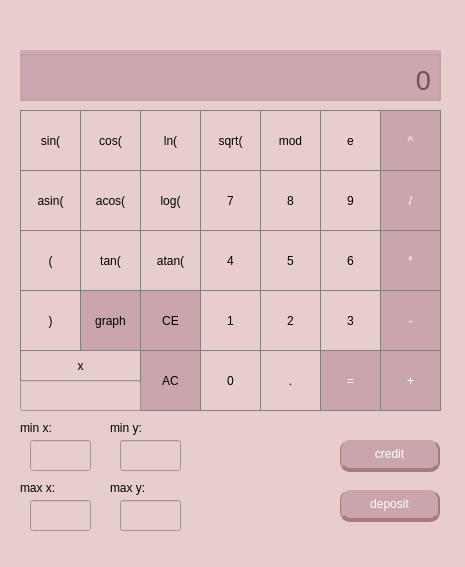
<?xml version="1.0" encoding="UTF-8"?>
<ui version="4.0">
 <class>MainWindow</class>
 <widget class="QMainWindow" name="MainWindow">
  <property name="geometry">
   <rect>
    <x>0</x>
    <y>0</y>
    <width>465</width>
    <height>567</height>
   </rect>
  </property>
  <property name="windowTitle">
   <string>MainWindow</string>
  </property>
  <property name="styleSheet">
   <string notr="true">background-color: rgb(231, 206, 205);</string>
  </property>
  <widget class="QWidget" name="centralwidget">
   <widget class="QPushButton" name="pushButton_7">
    <property name="geometry">
     <rect>
      <x>200</x>
      <y>170</y>
      <width>61</width>
      <height>61</height>
     </rect>
    </property>
    <property name="styleSheet">
     <string notr="true">QPushButton {
	border: 1px solid gray;
}

QPushButton:pressed {
	background-color: qlineargradient(x1: 0, y1: 0, x2: 0, y2: 1,
								stop: 0 #dadbde, stop: 1 #f6f7fa);
}</string>
    </property>
    <property name="text">
     <string>7</string>
    </property>
   </widget>
   <widget class="QPushButton" name="pushButton_8">
    <property name="geometry">
     <rect>
      <x>260</x>
      <y>170</y>
      <width>61</width>
      <height>61</height>
     </rect>
    </property>
    <property name="styleSheet">
     <string notr="true">QPushButton {
	border: 1px solid gray;
}

QPushButton:pressed {
	background-color: qlineargradient(x1: 0, y1: 0, x2: 0, y2: 1,
								stop: 0 #dadbde, stop: 1 #f6f7fa);
}</string>
    </property>
    <property name="text">
     <string>8</string>
    </property>
   </widget>
   <widget class="QPushButton" name="pushButton_9">
    <property name="geometry">
     <rect>
      <x>320</x>
      <y>170</y>
      <width>61</width>
      <height>61</height>
     </rect>
    </property>
    <property name="styleSheet">
     <string notr="true">QPushButton {
	border: 1px solid gray;
}

QPushButton:pressed {
	background-color: qlineargradient(x1: 0, y1: 0, x2: 0, y2: 1,
								stop: 0 #dadbde, stop: 1 #f6f7fa);
}</string>
    </property>
    <property name="text">
     <string>9</string>
    </property>
   </widget>
   <widget class="QPushButton" name="pushButton_4">
    <property name="geometry">
     <rect>
      <x>200</x>
      <y>230</y>
      <width>61</width>
      <height>61</height>
     </rect>
    </property>
    <property name="styleSheet">
     <string notr="true">QPushButton {
	border: 1px solid gray;
}

QPushButton:pressed {
	background-color: qlineargradient(x1: 0, y1: 0, x2: 0, y2: 1,
								stop: 0 #dadbde, stop: 1 #f6f7fa);
}</string>
    </property>
    <property name="text">
     <string>4</string>
    </property>
   </widget>
   <widget class="QPushButton" name="pushButton_5">
    <property name="geometry">
     <rect>
      <x>260</x>
      <y>230</y>
      <width>61</width>
      <height>61</height>
     </rect>
    </property>
    <property name="styleSheet">
     <string notr="true">QPushButton {
	border: 1px solid gray;
}

QPushButton:pressed {
	background-color: qlineargradient(x1: 0, y1: 0, x2: 0, y2: 1,
								stop: 0 #dadbde, stop: 1 #f6f7fa);
}</string>
    </property>
    <property name="text">
     <string>5</string>
    </property>
   </widget>
   <widget class="QPushButton" name="pushButton_6">
    <property name="geometry">
     <rect>
      <x>320</x>
      <y>230</y>
      <width>61</width>
      <height>61</height>
     </rect>
    </property>
    <property name="styleSheet">
     <string notr="true">QPushButton {
	border: 1px solid gray;
}

QPushButton:pressed {
	background-color: qlineargradient(x1: 0, y1: 0, x2: 0, y2: 1,
								stop: 0 #dadbde, stop: 1 #f6f7fa);
}</string>
    </property>
    <property name="text">
     <string>6</string>
    </property>
   </widget>
   <widget class="QPushButton" name="pushButton_1">
    <property name="geometry">
     <rect>
      <x>200</x>
      <y>290</y>
      <width>61</width>
      <height>61</height>
     </rect>
    </property>
    <property name="styleSheet">
     <string notr="true">QPushButton {
	border: 1px solid gray;
}

QPushButton:pressed {
	background-color: qlineargradient(x1: 0, y1: 0, x2: 0, y2: 1,
								stop: 0 #dadbde, stop: 1 #f6f7fa);
}</string>
    </property>
    <property name="text">
     <string>1</string>
    </property>
   </widget>
   <widget class="QPushButton" name="pushButton_2">
    <property name="geometry">
     <rect>
      <x>260</x>
      <y>290</y>
      <width>61</width>
      <height>61</height>
     </rect>
    </property>
    <property name="styleSheet">
     <string notr="true">QPushButton {
	border: 1px solid gray;
}

QPushButton:pressed {
	background-color: qlineargradient(x1: 0, y1: 0, x2: 0, y2: 1,
								stop: 0 #dadbde, stop: 1 #f6f7fa);
}</string>
    </property>
    <property name="text">
     <string>2</string>
    </property>
   </widget>
   <widget class="QPushButton" name="pushButton_3">
    <property name="geometry">
     <rect>
      <x>320</x>
      <y>290</y>
      <width>61</width>
      <height>61</height>
     </rect>
    </property>
    <property name="styleSheet">
     <string notr="true">QPushButton {
	border: 1px solid gray;
}

QPushButton:pressed {
	background-color: qlineargradient(x1: 0, y1: 0, x2: 0, y2: 1,
								stop: 0 #dadbde, stop: 1 #f6f7fa);
}</string>
    </property>
    <property name="text">
     <string>3</string>
    </property>
   </widget>
   <widget class="QPushButton" name="pushButton_0">
    <property name="geometry">
     <rect>
      <x>200</x>
      <y>350</y>
      <width>61</width>
      <height>61</height>
     </rect>
    </property>
    <property name="styleSheet">
     <string notr="true">QPushButton {
	border: 1px solid gray;
}

QPushButton:pressed {
	background-color: qlineargradient(x1: 0, y1: 0, x2: 0, y2: 1,
								stop: 0 #dadbde, stop: 1 #f6f7fa);
}</string>
    </property>
    <property name="text">
     <string>0</string>
    </property>
   </widget>
   <widget class="QPushButton" name="pushButton_dot">
    <property name="geometry">
     <rect>
      <x>260</x>
      <y>350</y>
      <width>61</width>
      <height>61</height>
     </rect>
    </property>
    <property name="styleSheet">
     <string notr="true">QPushButton {
	border: 1px solid gray;
}

QPushButton:pressed {
	background-color: qlineargradient(x1: 0, y1: 0, x2: 0, y2: 1,
								stop: 0 #dadbde, stop: 1 #f6f7fa);
}</string>
    </property>
    <property name="text">
     <string>.</string>
    </property>
   </widget>
   <widget class="QPushButton" name="pushButton_equal">
    <property name="geometry">
     <rect>
      <x>320</x>
      <y>350</y>
      <width>61</width>
      <height>61</height>
     </rect>
    </property>
    <property name="styleSheet">
     <string notr="true">QPushButton {
	background-color: rgb(203, 165, 172);
	color: white;
	border: 1px solid gray;
}

QPushButton:pressed {
	background-color: qlineargradient(x1: 0, y1: 0, x2: 0, y2: 1,
								stop: 0 #FF7832, stop: 1 #FF9739);
}</string>
    </property>
    <property name="text">
     <string>=</string>
    </property>
   </widget>
   <widget class="QPushButton" name="pushButton_div">
    <property name="geometry">
     <rect>
      <x>380</x>
      <y>170</y>
      <width>61</width>
      <height>61</height>
     </rect>
    </property>
    <property name="styleSheet">
     <string notr="true">QPushButton {
	background-color: rgb(203, 165, 172);
	color: white;
	border: 1px solid gray;
}

QPushButton:pressed {
	background-color: qlineargradient(x1: 0, y1: 0, x2: 0, y2: 1,
								stop: 0 #FF7832, stop: 1 #FF9739);
}</string>
    </property>
    <property name="text">
     <string>/</string>
    </property>
   </widget>
   <widget class="QPushButton" name="pushButton_mul">
    <property name="geometry">
     <rect>
      <x>380</x>
      <y>230</y>
      <width>61</width>
      <height>61</height>
     </rect>
    </property>
    <property name="styleSheet">
     <string notr="true">QPushButton {
	 background-color: rgb(203, 165, 172);
	color: white;
	border: 1px solid gray;
}

QPushButton:pressed {
	background-color: qlineargradient(x1: 0, y1: 0, x2: 0, y2: 1,
								stop: 0 #FF7832, stop: 1 #FF9739);
}</string>
    </property>
    <property name="text">
     <string>*</string>
    </property>
   </widget>
   <widget class="QPushButton" name="pushButton_plus">
    <property name="geometry">
     <rect>
      <x>380</x>
      <y>350</y>
      <width>61</width>
      <height>61</height>
     </rect>
    </property>
    <property name="styleSheet">
     <string notr="true">QPushButton {
	background-color: rgb(203, 165, 172);
	color: white;
	border: 1px solid gray;
}

QPushButton:pressed {
	background-color: qlineargradient(x1: 0, y1: 0, x2: 0, y2: 1,
								stop: 0 #FF7832, stop: 1 #FF9739);
}</string>
    </property>
    <property name="text">
     <string>+</string>
    </property>
   </widget>
   <widget class="QPushButton" name="pushButton_minus">
    <property name="geometry">
     <rect>
      <x>380</x>
      <y>290</y>
      <width>61</width>
      <height>61</height>
     </rect>
    </property>
    <property name="styleSheet">
     <string notr="true">QPushButton {
    background-color: rgb(203, 165, 172);
	color: white;
	border: 1px solid gray;
}

QPushButton:pressed {
	background-color: qlineargradient(x1: 0, y1: 0, x2: 0, y2: 1,
								stop: 0 #FF7832, stop: 1 #FF9739);
}</string>
    </property>
    <property name="text">
     <string>-</string>
    </property>
   </widget>
   <widget class="QPushButton" name="pushButton_AC">
    <property name="geometry">
     <rect>
      <x>140</x>
      <y>350</y>
      <width>61</width>
      <height>61</height>
     </rect>
    </property>
    <property name="styleSheet">
     <string notr="true">QPushButton {
	border: 1px solid gray;
background-color: rgb(203, 165, 172);
}

QPushButton:pressed {
	background-color: qlineargradient(x1: 0, y1: 0, x2: 0, y2: 1,
								stop: 0 #dadbde, stop: 1 #f6f7fa);
}</string>
    </property>
    <property name="text">
     <string>AC</string>
    </property>
   </widget>
   <widget class="QPushButton" name="pushButton_cos">
    <property name="geometry">
     <rect>
      <x>80</x>
      <y>110</y>
      <width>61</width>
      <height>61</height>
     </rect>
    </property>
    <property name="styleSheet">
     <string notr="true">QPushButton {
	border: 1px solid gray;
}

QPushButton:pressed {
	background-color: qlineargradient(x1: 0, y1: 0, x2: 0, y2: 1,
								stop: 0 #dadbde, stop: 1 #f6f7fa);
}</string>
    </property>
    <property name="text">
     <string>cos(</string>
    </property>
   </widget>
   <widget class="QPushButton" name="pushButton_tan">
    <property name="geometry">
     <rect>
      <x>80</x>
      <y>230</y>
      <width>61</width>
      <height>61</height>
     </rect>
    </property>
    <property name="styleSheet">
     <string notr="true">QPushButton {
	border: 1px solid gray;
}

QPushButton:pressed {
	background-color: qlineargradient(x1: 0, y1: 0, x2: 0, y2: 1,
								stop: 0 #dadbde, stop: 1 #f6f7fa);
}</string>
    </property>
    <property name="text">
     <string>tan(</string>
    </property>
   </widget>
   <widget class="QPushButton" name="pushButton_acos">
    <property name="geometry">
     <rect>
      <x>80</x>
      <y>170</y>
      <width>61</width>
      <height>61</height>
     </rect>
    </property>
    <property name="styleSheet">
     <string notr="true">QPushButton {
	border: 1px solid gray;
}

QPushButton:pressed {
	background-color: qlineargradient(x1: 0, y1: 0, x2: 0, y2: 1,
								stop: 0 #dadbde, stop: 1 #f6f7fa);
}</string>
    </property>
    <property name="text">
     <string>acos(</string>
    </property>
   </widget>
   <widget class="QPushButton" name="pushButton_asin">
    <property name="geometry">
     <rect>
      <x>20</x>
      <y>170</y>
      <width>61</width>
      <height>61</height>
     </rect>
    </property>
    <property name="sizePolicy">
     <sizepolicy hsizetype="Minimum" vsizetype="Preferred">
      <horstretch>0</horstretch>
      <verstretch>0</verstretch>
     </sizepolicy>
    </property>
    <property name="styleSheet">
     <string notr="true">QPushButton {
	border: 1px solid gray;
}

QPushButton:pressed {
	background-color: qlineargradient(x1: 0, y1: 0, x2: 0, y2: 1,
								stop: 0 #dadbde, stop: 1 #f6f7fa);
}</string>
    </property>
    <property name="text">
     <string>asin(</string>
    </property>
   </widget>
   <widget class="QPushButton" name="pushButton_atan">
    <property name="geometry">
     <rect>
      <x>140</x>
      <y>230</y>
      <width>61</width>
      <height>61</height>
     </rect>
    </property>
    <property name="styleSheet">
     <string notr="true">QPushButton {
	border: 1px solid gray;
}

QPushButton:pressed {
	background-color: qlineargradient(x1: 0, y1: 0, x2: 0, y2: 1,
								stop: 0 #dadbde, stop: 1 #f6f7fa);
}</string>
    </property>
    <property name="text">
     <string>atan(</string>
    </property>
   </widget>
   <widget class="QPushButton" name="pushButton_sqrt">
    <property name="geometry">
     <rect>
      <x>200</x>
      <y>110</y>
      <width>61</width>
      <height>61</height>
     </rect>
    </property>
    <property name="styleSheet">
     <string notr="true">QPushButton {
	border: 1px solid gray;
}

QPushButton:pressed {
	background-color: qlineargradient(x1: 0, y1: 0, x2: 0, y2: 1,
								stop: 0 #dadbde, stop: 1 #f6f7fa);
}</string>
    </property>
    <property name="text">
     <string>sqrt(</string>
    </property>
   </widget>
   <widget class="QPushButton" name="pushButton_ln">
    <property name="geometry">
     <rect>
      <x>140</x>
      <y>110</y>
      <width>61</width>
      <height>61</height>
     </rect>
    </property>
    <property name="styleSheet">
     <string notr="true">QPushButton {
	border: 1px solid gray;
}

QPushButton:pressed {
	background-color: qlineargradient(x1: 0, y1: 0, x2: 0, y2: 1,
								stop: 0 #dadbde, stop: 1 #f6f7fa);
}</string>
    </property>
    <property name="text">
     <string>ln(</string>
    </property>
   </widget>
   <widget class="QPushButton" name="pushButton_log">
    <property name="geometry">
     <rect>
      <x>140</x>
      <y>170</y>
      <width>61</width>
      <height>61</height>
     </rect>
    </property>
    <property name="styleSheet">
     <string notr="true">QPushButton {
	border: 1px solid gray;
}

QPushButton:pressed {
	background-color: qlineargradient(x1: 0, y1: 0, x2: 0, y2: 1,
								stop: 0 #dadbde, stop: 1 #f6f7fa);
}</string>
    </property>
    <property name="text">
     <string>log(</string>
    </property>
   </widget>
   <widget class="QPushButton" name="pushButton_mod">
    <property name="geometry">
     <rect>
      <x>260</x>
      <y>110</y>
      <width>61</width>
      <height>61</height>
     </rect>
    </property>
    <property name="styleSheet">
     <string notr="true">QPushButton {
	border: 1px solid gray;
}

QPushButton:pressed {
	background-color: qlineargradient(x1: 0, y1: 0, x2: 0, y2: 1,
								stop: 0 #dadbde, stop: 1 #f6f7fa);
}</string>
    </property>
    <property name="text">
     <string>mod</string>
    </property>
   </widget>
   <widget class="QLabel" name="result_show">
    <property name="geometry">
     <rect>
      <x>30</x>
      <y>60</y>
      <width>401</width>
      <height>41</height>
     </rect>
    </property>
    <property name="font">
     <font>
      <pointsize>20</pointsize>
     </font>
    </property>
    <property name="styleSheet">
     <string notr="true"/>
    </property>
    <property name="frameShape">
     <enum>QFrame::NoFrame</enum>
    </property>
    <property name="text">
     <string>0</string>
    </property>
    <property name="alignment">
     <set>Qt::AlignRight|Qt::AlignTrailing|Qt::AlignVCenter</set>
    </property>
   </widget>
   <widget class="QPushButton" name="pushButton_sin">
    <property name="geometry">
     <rect>
      <x>20</x>
      <y>110</y>
      <width>61</width>
      <height>61</height>
     </rect>
    </property>
    <property name="styleSheet">
     <string notr="true">QPushButton {
	border: 1px solid gray;
}

QPushButton:pressed {
	background-color: qlineargradient(x1: 0, y1: 0, x2: 0, y2: 1,
								stop: 0 #dadbde, stop: 1 #f6f7fa);
}</string>
    </property>
    <property name="text">
     <string>sin(</string>
    </property>
   </widget>
   <widget class="QPushButton" name="pushButton_left_bracket">
    <property name="geometry">
     <rect>
      <x>20</x>
      <y>230</y>
      <width>61</width>
      <height>61</height>
     </rect>
    </property>
    <property name="styleSheet">
     <string notr="true">QPushButton {
	border: 1px solid gray;
}

QPushButton:pressed {
	background-color: qlineargradient(x1: 0, y1: 0, x2: 0, y2: 1,
								stop: 0 #dadbde, stop: 1 #f6f7fa);
}</string>
    </property>
    <property name="text">
     <string>(</string>
    </property>
   </widget>
   <widget class="QPushButton" name="pushButton_right_bracket">
    <property name="geometry">
     <rect>
      <x>20</x>
      <y>290</y>
      <width>61</width>
      <height>61</height>
     </rect>
    </property>
    <property name="styleSheet">
     <string notr="true">QPushButton {
	border: 1px solid gray;
}

QPushButton:pressed {
	background-color: qlineargradient(x1: 0, y1: 0, x2: 0, y2: 1,
								stop: 0 #dadbde, stop: 1 #f6f7fa);
}</string>
    </property>
    <property name="text">
     <string>)</string>
    </property>
   </widget>
   <widget class="QPushButton" name="pushButton_x">
    <property name="geometry">
     <rect>
      <x>20</x>
      <y>350</y>
      <width>121</width>
      <height>31</height>
     </rect>
    </property>
    <property name="styleSheet">
     <string notr="true">QPushButton {
	border: 1px solid gray;
}

QPushButton:pressed {
	background-color: qlineargradient(x1: 0, y1: 0, x2: 0, y2: 1,
								stop: 0 #dadbde, stop: 1 #f6f7fa);
}</string>
    </property>
    <property name="text">
     <string>x</string>
    </property>
   </widget>
   <widget class="QPushButton" name="pushButton_graph">
    <property name="geometry">
     <rect>
      <x>80</x>
      <y>290</y>
      <width>61</width>
      <height>61</height>
     </rect>
    </property>
    <property name="styleSheet">
     <string notr="true">QPushButton {
	border: 1px solid gray;
	
	background-color: rgb(203, 165, 172);
}

QPushButton:pressed {
	background-color: qlineargradient(x1: 0, y1: 0, x2: 0, y2: 1,
								stop: 0 #dadbde, stop: 1 #f6f7fa);
}</string>
    </property>
    <property name="text">
     <string>graph</string>
    </property>
    <property name="checkable">
     <bool>true</bool>
    </property>
   </widget>
   <widget class="QLineEdit" name="x_value">
    <property name="geometry">
     <rect>
      <x>20</x>
      <y>380</y>
      <width>121</width>
      <height>31</height>
     </rect>
    </property>
    <property name="styleSheet">
     <string notr="true">border-color: rgb(0, 0, 0);</string>
    </property>
   </widget>
   <widget class="QPushButton" name="pushButton_power">
    <property name="geometry">
     <rect>
      <x>380</x>
      <y>110</y>
      <width>61</width>
      <height>61</height>
     </rect>
    </property>
    <property name="styleSheet">
     <string notr="true">QPushButton {
	background-color: rgb(203, 165, 172);
	color: white;
	border: 1px solid gray;
}

QPushButton:pressed {
	background-color: qlineargradient(x1: 0, y1: 0, x2: 0, y2: 1,
								stop: 0 #FF7832, stop: 1 #FF9739);
}</string>
    </property>
    <property name="text">
     <string>^</string>
    </property>
   </widget>
   <widget class="QPushButton" name="pushButton_CE">
    <property name="geometry">
     <rect>
      <x>140</x>
      <y>290</y>
      <width>61</width>
      <height>61</height>
     </rect>
    </property>
    <property name="styleSheet">
     <string notr="true">QPushButton {
	border: 1px solid gray;
background-color: rgb(203, 165, 172);
}

QPushButton:pressed {
	background-color: qlineargradient(x1: 0, y1: 0, x2: 0, y2: 1,
								stop: 0 #dadbde, stop: 1 #f6f7fa);
}</string>
    </property>
    <property name="text">
     <string>CE</string>
    </property>
   </widget>
   <widget class="QLineEdit" name="min_x">
    <property name="geometry">
     <rect>
      <x>30</x>
      <y>440</y>
      <width>61</width>
      <height>31</height>
     </rect>
    </property>
   </widget>
   <widget class="QLabel" name="label">
    <property name="geometry">
     <rect>
      <x>20</x>
      <y>420</y>
      <width>41</width>
      <height>16</height>
     </rect>
    </property>
    <property name="text">
     <string>min x:</string>
    </property>
   </widget>
   <widget class="QLabel" name="label_2">
    <property name="geometry">
     <rect>
      <x>20</x>
      <y>480</y>
      <width>58</width>
      <height>16</height>
     </rect>
    </property>
    <property name="text">
     <string>max x:</string>
    </property>
   </widget>
   <widget class="QLineEdit" name="max_x">
    <property name="geometry">
     <rect>
      <x>30</x>
      <y>500</y>
      <width>61</width>
      <height>31</height>
     </rect>
    </property>
   </widget>
   <widget class="QLabel" name="label_3">
    <property name="geometry">
     <rect>
      <x>110</x>
      <y>420</y>
      <width>58</width>
      <height>16</height>
     </rect>
    </property>
    <property name="text">
     <string>min y:</string>
    </property>
   </widget>
   <widget class="QLineEdit" name="min_y">
    <property name="geometry">
     <rect>
      <x>120</x>
      <y>440</y>
      <width>61</width>
      <height>31</height>
     </rect>
    </property>
   </widget>
   <widget class="QLabel" name="label_4">
    <property name="geometry">
     <rect>
      <x>110</x>
      <y>480</y>
      <width>58</width>
      <height>16</height>
     </rect>
    </property>
    <property name="text">
     <string>max y:</string>
    </property>
   </widget>
   <widget class="QLineEdit" name="max_y">
    <property name="geometry">
     <rect>
      <x>120</x>
      <y>500</y>
      <width>61</width>
      <height>31</height>
     </rect>
    </property>
   </widget>
   <widget class="QPushButton" name="pushButton_credit">
    <property name="geometry">
     <rect>
      <x>340</x>
      <y>440</y>
      <width>100</width>
      <height>32</height>
     </rect>
    </property>
    <property name="styleSheet">
     <string notr="true">QPushButton {
    color: rgb(255, 255, 255);
    background-color: rgb(203, 165, 172);
    border-radius: 10px;
    border-left: 1px solid rgb(166, 122, 129);
    border-right: 2px solid rgb(166, 122, 129);
    border-bottom: 4px solid rgb(166, 122, 129);
}</string>
    </property>
    <property name="text">
     <string>credit</string>
    </property>
   </widget>
   <widget class="QPushButton" name="pushButton_deposit">
    <property name="geometry">
     <rect>
      <x>340</x>
      <y>490</y>
      <width>100</width>
      <height>32</height>
     </rect>
    </property>
    <property name="styleSheet">
     <string notr="true">QPushButton {
    color: rgb(255, 255, 255);
    background-color: rgb(203, 165, 172);
    border-radius: 10px;
    border-left: 1px solid rgb(166, 122, 129);
    border-right: 2px solid rgb(166, 122, 129);
    border-bottom: 4px solid rgb(166, 122, 129);
}</string>
    </property>
    <property name="text">
     <string>deposit</string>
    </property>
   </widget>
   <widget class="QPushButton" name="pushButton_e">
    <property name="geometry">
     <rect>
      <x>320</x>
      <y>110</y>
      <width>61</width>
      <height>61</height>
     </rect>
    </property>
    <property name="styleSheet">
     <string notr="true">QPushButton {
	border: 1px solid gray;
}

QPushButton:pressed {
	background-color: qlineargradient(x1: 0, y1: 0, x2: 0, y2: 1,
								stop: 0 #dadbde, stop: 1 #f6f7fa);
}</string>
    </property>
    <property name="text">
     <string>e</string>
    </property>
   </widget>
   <widget class="QGroupBox" name="groupBox">
    <property name="geometry">
     <rect>
      <x>20</x>
      <y>50</y>
      <width>421</width>
      <height>51</height>
     </rect>
    </property>
    <property name="styleSheet">
     <string notr="true">QGroupBox {
	background-color: rgba(191, 142, 158, 150)

}</string>
    </property>
    <property name="title">
     <string/>
    </property>
   </widget>
   <widget class="QLabel" name="label_5">
    <property name="geometry">
     <rect>
      <x>457</x>
      <y>240</y>
      <width>91</width>
      <height>111</height>
     </rect>
    </property>
    <property name="text">
     <string/>
    </property>
   </widget>
   <widget class="QLabel" name="label_6">
    <property name="geometry">
     <rect>
      <x>200</x>
      <y>430</y>
      <width>121</width>
      <height>111</height>
     </rect>
    </property>
    <property name="styleSheet">
     <string notr="true">image: url(:/brain.png);</string>
    </property>
    <property name="text">
     <string/>
    </property>
   </widget>
  </widget>
  <widget class="QMenuBar" name="menubar">
   <property name="geometry">
    <rect>
     <x>0</x>
     <y>0</y>
     <width>465</width>
     <height>24</height>
    </rect>
   </property>
  </widget>
 </widget>
 <resources/>
 <connections/>
</ui>
